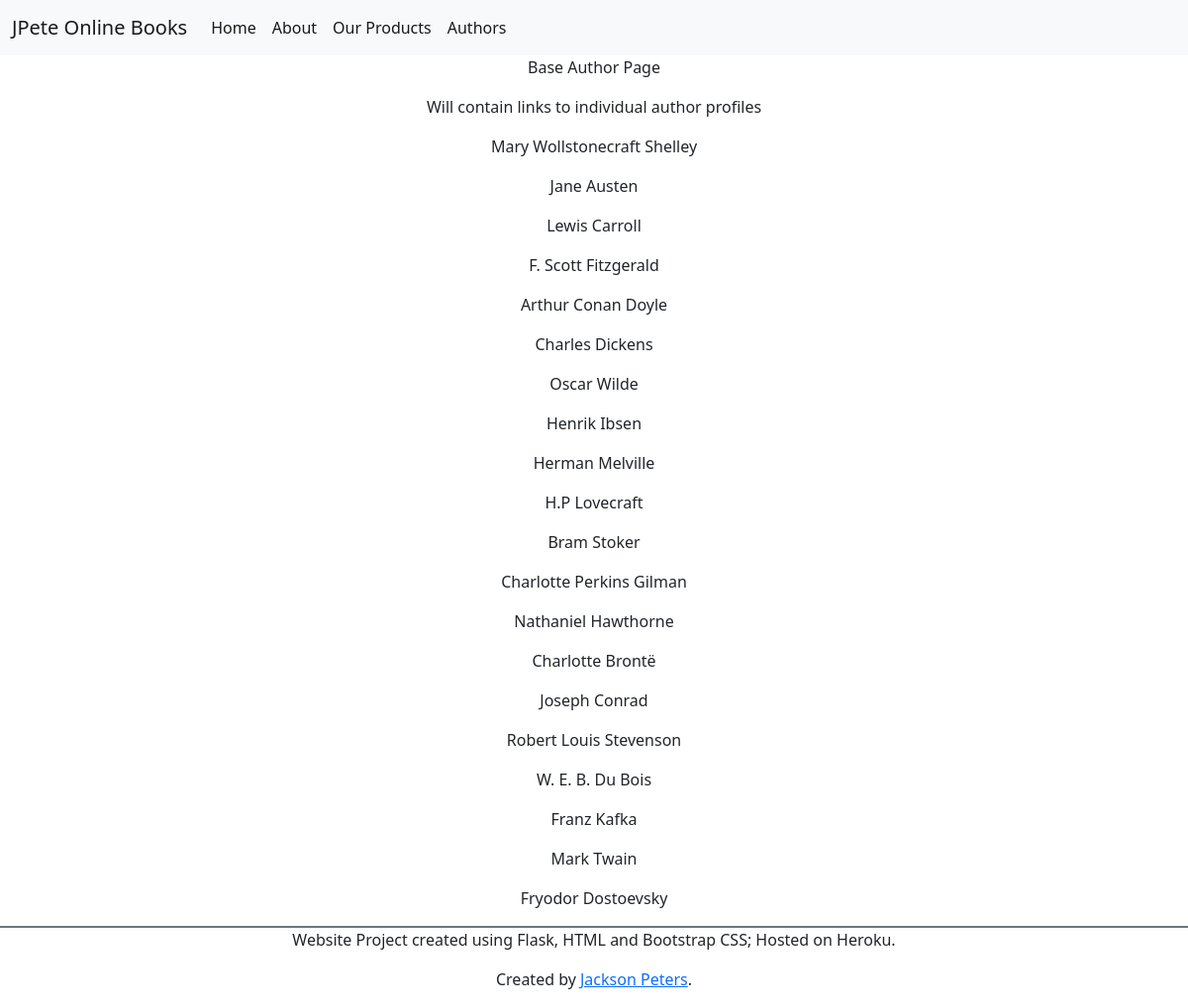
The app's page /authors with its own data.
### FlaskSite/models.py (models this page shows)
class Author(db.Model):
    __tablename__="Author"
    id = db.Column(db.Integer, primary_key=True, nullable=False)
    Name = db.Column(db.String(100), index=True)
    Birthdate = db.Column(db.String(100), index=True)
    Deathdate = db.Column(db.String(100), index=True)
    Bio = db.Column(db.String(100), index=True)

### FlaskSite/views.py (the view)
@bp.route('/authors', methods=['GET'])
def authors():
    authors = Author.query.all()
    return render_template("authors/authors.html", auth=authors)

### FlaskSite/templates/authors/authors.html
{% extends 'base.html' %}
{%import 'bootstrap/wtf.html' as wtf %}
{%block content%}
<div class="text-center">
    <p>Base Author Page</p>
    <p>Will contain links to individual author profiles</p>
    {% for a in auth %}
    <p>{{a.Name}}</p>
    {% endfor%}
</div>
{%endblock%}

### FlaskSite/templates/base.html (shortened to what this page needs)
<!DOCTYPE html>
<html lang='en'>
    <head>
        <link href="https://cdn.jsdelivr.net/npm/bootstrap@5.1.3/dist/css/bootstrap.min.css" rel="stylesheet">
    </head>
    <body class="d-flex flex-column h-100">
        <main class="flex-shrink-0">
            <div class="navbar navbar-expand-lg navbar-light bg-light">
                <div class="container-fluid">
                    <a class="navbar-brand" href="/">JPete Online Books</a>
                    <div class="collapse navbar-collapse" id="navbarNav">
                        <ul class="navbar-nav">
                            <li class="nav-item">
                                <a class="nav-link active" aria-current="page" href="/">Home</a>
                            </li>
                            <li class="nav-item">
                                <a class="nav-link active" aria-current="page" href="/about">About</a>
                            </li>
                            <li class="nav-item">
                                <a class="nav-link active" aria-current="page" href="/products">Our Products</a>
                            </li>
                            <li class="nav-item">
                                <a class="nav-link active" aria-current="page" href="/authors">Authors</a>
                            </li>
                        </ul>
                    </div>
                </div>
            </div>
     </main>
    {% block content %}
    {% endblock %}
        <footer class="footer mt-auto border-top border-secondary border-2 text-center">
            <div class="container">
                <p>Website Project created using Flask, HTML and Bootstrap CSS; Hosted on Heroku.</p>
                <p>Created by <a href="https://www.linkedin.com/in/jackson-peters-72515412a/" target="blank">Jackson Peters</a>.</p>
            </div>
        </footer>
    </body>
</html>

### records on screen
Author: Name "Mary Wollstonecraft Shelley"
Author: Name "Jane Austen"
Author: Name "Lewis Carroll"
Author: Name "F. Scott Fitzgerald"
Author: Name "Arthur Conan Doyle"
Author: Name "Charles Dickens"
Author: Name "Oscar Wilde"
Author: Name "Henrik Ibsen"
Author: Name "Herman Melville"
Author: Name "H.P Lovecraft"
Author: Name "Bram Stoker"
Author: Name "Charlotte Perkins Gilman"
Author: Name "Nathaniel Hawthorne"
Author: Name "Charlotte Brontë"
Author: Name "Joseph Conrad"
Author: Name "Robert Louis Stevenson"
Author: Name "W. E. B. Du Bois"
Author: Name "Franz Kafka"
Author: Name "Mark Twain"
Author: Name "Fryodor Dostoevsky"
